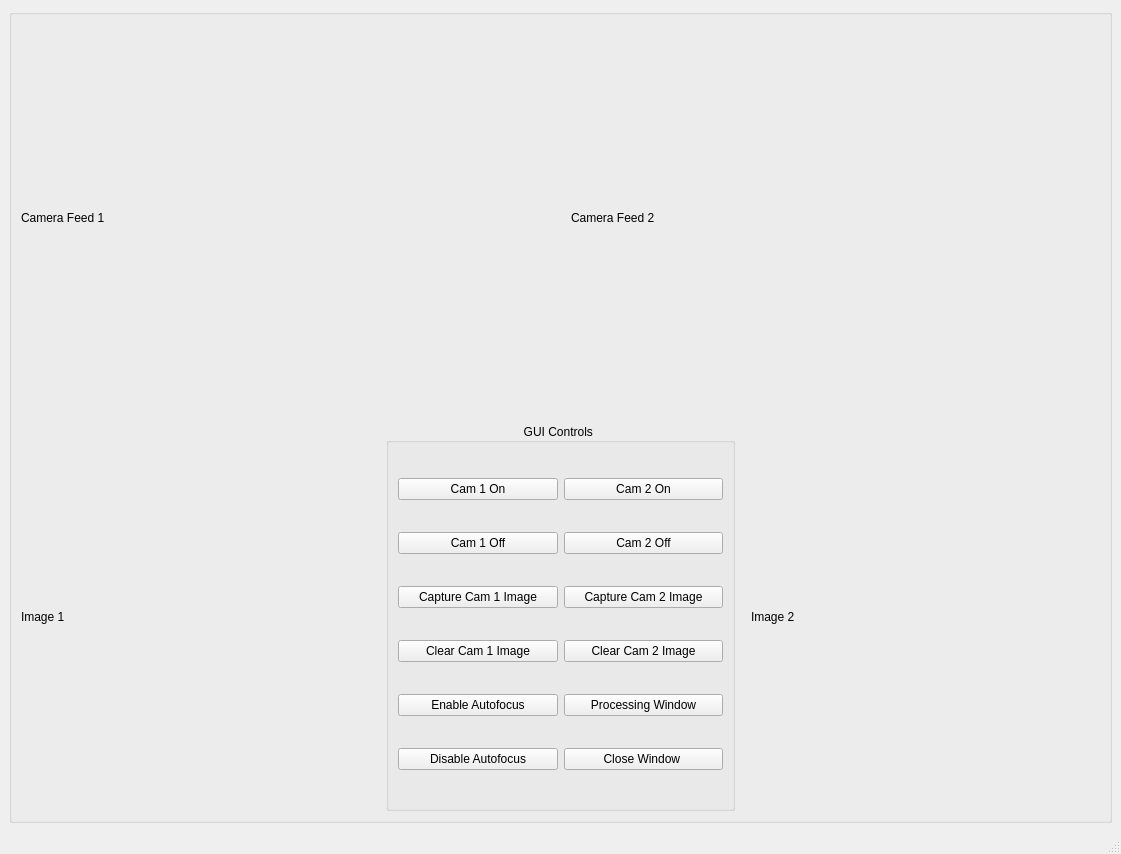
<?xml version="1.0" encoding="UTF-8"?>
<ui version="4.0">
 <class>MainWindow</class>
 <widget class="QMainWindow" name="MainWindow">
  <property name="geometry">
   <rect>
    <x>0</x>
    <y>0</y>
    <width>1121</width>
    <height>854</height>
   </rect>
  </property>
  <property name="windowTitle">
   <string>MIP Graphical User Inteface </string>
  </property>
  <widget class="QWidget" name="centralwidget">
   <layout class="QGridLayout" name="gridLayout_2">
    <item row="0" column="0">
     <widget class="QGroupBox" name="Centre_Widgets">
      <property name="enabled">
       <bool>true</bool>
      </property>
      <property name="sizePolicy">
       <sizepolicy hsizetype="Expanding" vsizetype="Expanding">
        <horstretch>9</horstretch>
        <verstretch>9</verstretch>
       </sizepolicy>
      </property>
      <property name="minimumSize">
       <size>
        <width>731</width>
        <height>781</height>
       </size>
      </property>
      <layout class="QVBoxLayout" name="verticalLayout">
       <item>
        <layout class="QHBoxLayout" name="horizontalLayout">
         <item>
          <widget class="QLabel" name="camfeed1">
           <property name="text">
            <string>Camera Feed 1 </string>
           </property>
          </widget>
         </item>
         <item>
          <spacer name="horizontalSpacer">
           <property name="orientation">
            <enum>Qt::Horizontal</enum>
           </property>
           <property name="sizeType">
            <enum>QSizePolicy::Fixed</enum>
           </property>
           <property name="sizeHint" stdset="0">
            <size>
             <width>15</width>
             <height>15</height>
            </size>
           </property>
          </spacer>
         </item>
         <item>
          <widget class="QLabel" name="camfeed2">
           <property name="sizePolicy">
            <sizepolicy hsizetype="Preferred" vsizetype="Preferred">
             <horstretch>0</horstretch>
             <verstretch>0</verstretch>
            </sizepolicy>
           </property>
           <property name="text">
            <string>Camera Feed 2 </string>
           </property>
          </widget>
         </item>
        </layout>
       </item>
       <item>
        <spacer name="verticalSpacer">
         <property name="orientation">
          <enum>Qt::Vertical</enum>
         </property>
         <property name="sizeType">
          <enum>QSizePolicy::Fixed</enum>
         </property>
         <property name="sizeHint" stdset="0">
          <size>
           <width>1</width>
           <height>5</height>
          </size>
         </property>
        </spacer>
       </item>
       <item>
        <layout class="QHBoxLayout" name="horizontalLayout_2">
         <item>
          <widget class="QLabel" name="imgcam1">
           <property name="text">
            <string>Image 1</string>
           </property>
          </widget>
         </item>
         <item>
          <spacer name="horizontalSpacer_2">
           <property name="orientation">
            <enum>Qt::Horizontal</enum>
           </property>
           <property name="sizeType">
            <enum>QSizePolicy::Fixed</enum>
           </property>
           <property name="sizeHint" stdset="0">
            <size>
             <width>10</width>
             <height>10</height>
            </size>
           </property>
          </spacer>
         </item>
         <item>
          <layout class="QVBoxLayout" name="verticalLayout_2">
           <item>
            <widget class="QGroupBox" name="GUI_Controls">
             <property name="minimumSize">
              <size>
               <width>0</width>
               <height>0</height>
              </size>
             </property>
             <property name="maximumSize">
              <size>
               <width>16777215</width>
               <height>16777208</height>
              </size>
             </property>
             <property name="title">
              <string>GUI Controls </string>
             </property>
             <property name="alignment">
              <set>Qt::AlignCenter</set>
             </property>
             <layout class="QGridLayout" name="gridLayout">
              <item row="0" column="0">
               <widget class="QPushButton" name="cam1_on">
                <property name="text">
                 <string>Cam 1 On</string>
                </property>
               </widget>
              </item>
              <item row="0" column="1">
               <widget class="QPushButton" name="cam2_on">
                <property name="text">
                 <string>Cam 2 On</string>
                </property>
               </widget>
              </item>
              <item row="2" column="1">
               <widget class="QPushButton" name="cam2_off">
                <property name="text">
                 <string>Cam 2 Off</string>
                </property>
               </widget>
              </item>
              <item row="7" column="1">
               <widget class="QPushButton" name="ip_off">
                <property name="text">
                 <string>Close Window </string>
                </property>
               </widget>
              </item>
              <item row="4" column="0">
               <widget class="QPushButton" name="img1_off">
                <property name="text">
                 <string>Clear Cam 1 Image</string>
                </property>
               </widget>
              </item>
              <item row="2" column="0">
               <widget class="QPushButton" name="cam1_off">
                <property name="text">
                 <string>Cam 1 Off</string>
                </property>
               </widget>
              </item>
              <item row="3" column="0">
               <widget class="QPushButton" name="img1_on">
                <property name="text">
                 <string>Capture Cam 1 Image</string>
                </property>
               </widget>
              </item>
              <item row="4" column="1">
               <widget class="QPushButton" name="img2_off">
                <property name="text">
                 <string>Clear Cam 2 Image</string>
                </property>
               </widget>
              </item>
              <item row="5" column="0">
               <widget class="QPushButton" name="af_on">
                <property name="text">
                 <string>Enable Autofocus</string>
                </property>
               </widget>
              </item>
              <item row="3" column="1">
               <widget class="QPushButton" name="img2_on">
                <property name="text">
                 <string>Capture Cam 2 Image</string>
                </property>
               </widget>
              </item>
              <item row="5" column="1">
               <widget class="QPushButton" name="ip_on">
                <property name="text">
                 <string>Processing Window</string>
                </property>
               </widget>
              </item>
              <item row="7" column="0">
               <widget class="QPushButton" name="af_off">
                <property name="text">
                 <string>Disable Autofocus</string>
                </property>
               </widget>
              </item>
             </layout>
            </widget>
           </item>
          </layout>
         </item>
         <item>
          <spacer name="horizontalSpacer_3">
           <property name="orientation">
            <enum>Qt::Horizontal</enum>
           </property>
           <property name="sizeType">
            <enum>QSizePolicy::Fixed</enum>
           </property>
           <property name="sizeHint" stdset="0">
            <size>
             <width>10</width>
             <height>10</height>
            </size>
           </property>
          </spacer>
         </item>
         <item>
          <widget class="QLabel" name="imgcam2">
           <property name="text">
            <string>Image 2</string>
           </property>
          </widget>
         </item>
        </layout>
       </item>
      </layout>
     </widget>
    </item>
   </layout>
  </widget>
  <widget class="QStatusBar" name="statusbar"/>
 </widget>
 <resources/>
 <connections/>
</ui>
